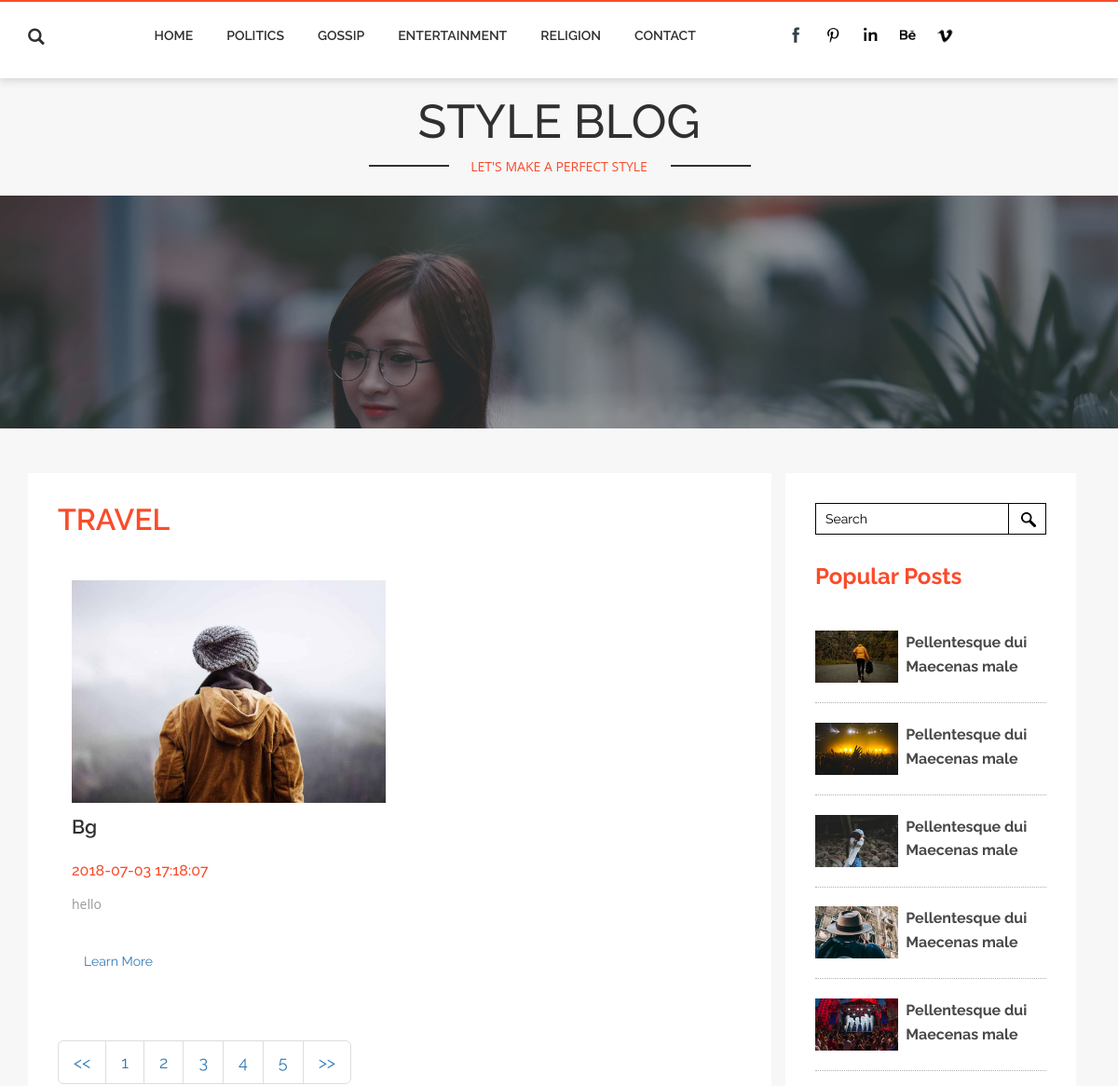
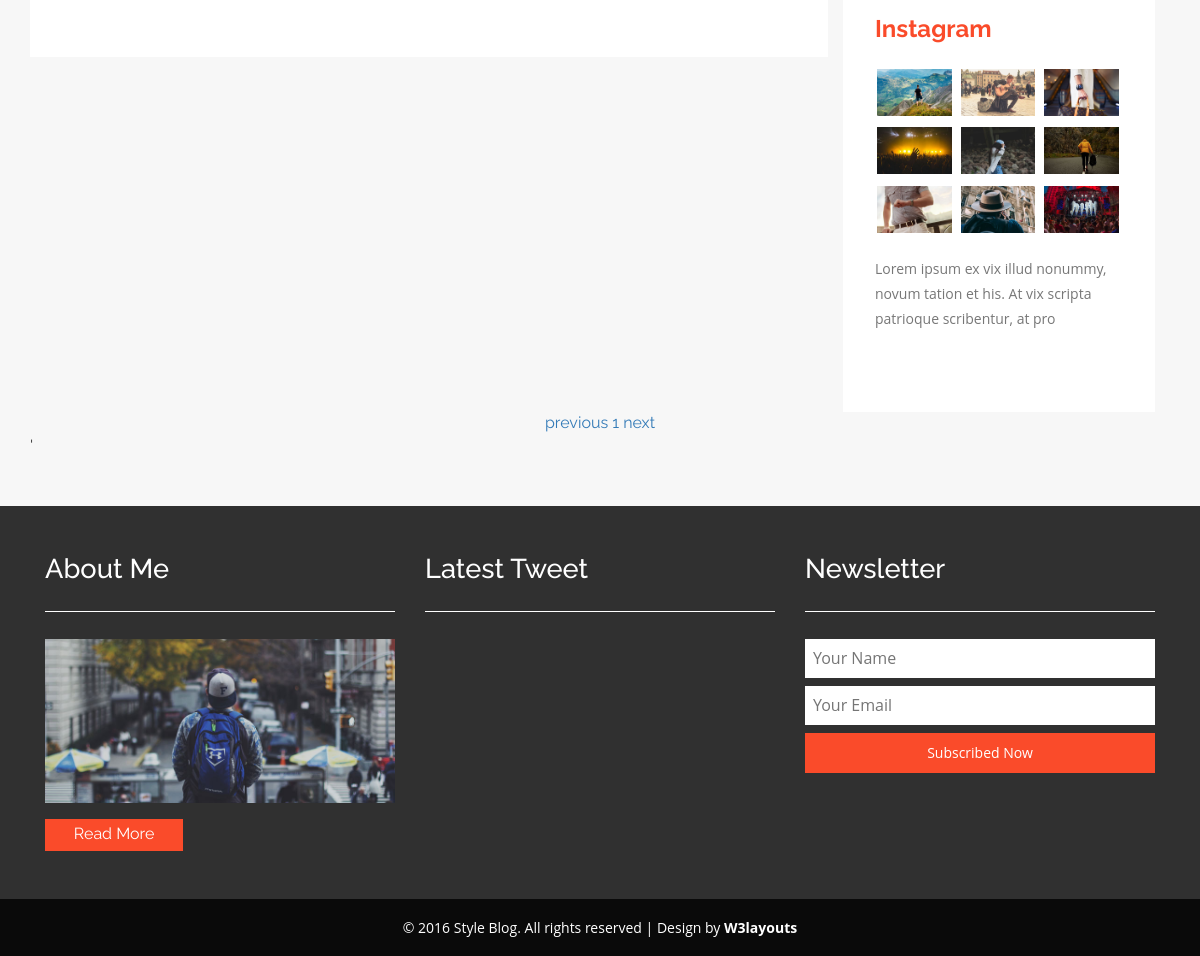
Screenshot of /page.php?id=1 with the database file from the repository (2 pictures, top to bottom).
### tables this page shows
CREATE TABLE `categorytbl` (
  `catid` int(11) NOT NULL,
  `category` text NOT NULL
);

CREATE TABLE `posttbl` (
  `postid` int(11) NOT NULL,
  `catid` int(11) NOT NULL,
  `post_img` text NOT NULL,
  `post_title` text NOT NULL,
  `post_content` text NOT NULL,
  `posted_by` text NOT NULL,
  `posted_date` text NOT NULL
);

### page.php (the view, shortened to what this page needs)
<?php
include('admin/dbconnect.php');
?>
<!DOCTYPE HTML>
<html>
<head>
<link href="css/bootstrap.css" rel='stylesheet' type='text/css' />
<link href="css/style.css" rel='stylesheet' type='text/css' />
<link href="css/animate.min.css" rel="stylesheet">
</head>
<body>
<div class="header" id="ban">
		<div class="container">
			<div class="head-left wow fadeInLeft animated animated" data-wow-delay=".5s" style="visibility: visible; animation-delay: 0.5s; animation-name: fadeInLeft;">
				<div class="header-search">
						<div class="search">
							<label class="icon-search" for="search_box"><span class="glyphicon glyphicon-search" aria-hidden="true"></span></label>
						</div>
				</div>
			</div>
			<div class="header_right wow fadeInLeft animated animated" data-wow-delay=".5s" style="visibility: visible; animation-delay: 0.5s; animation-name: fadeInLeft;">
			<nav class="navbar navbar-default">
				<div class="collapse navbar-collapse nav-wil" id="bs-example-navbar-collapse-1">
					<nav class="link-effect-7" id="link-effect-7">
						<ul class="nav navbar-nav">
							<li class=""><a href="index.php">Home</a></li>
							<?php
							$qry="SELECT * FROM categorytbl";
							$run= mysqli_query($conn, $qry);
							while($row = mysqli_fetch_array($run)){
								$cid = $row['catid'];
								$cat = $row['category'];
								echo "<li><a href='page.php?id=$cid'>$cat</a></li>";
							}
							?>
							<li class=""><a href="contact.php">Contact</a></li>
						</ul>
					</nav>
				</div>
			</nav>
			</div>
			<div class="nav navbar-nav navbar-right social-icons wow fadeInRight animated animated" data-wow-delay=".5s" style="visibility: visible; animation-delay: 0.5s; animation-name: fadeInRight;">
					<ul>
						<li><a href="#"> </a></li>
						<li><a href="#" class="pin"> </a></li>
						<li><a href="#" class="in"> </a></li>
						<li><a href="#" class="be"> </a></li>
						<li><a href="#" class="vimeo"> </a></li>
					</ul>
				</div>
			<div class="clearfix"> </div>
		</div>
	</div>
	<div class="header-bottom">
		<div class="container">
			<div class="logo">
				<h1><a href="index.html">STYLE BLOG</a></h1>
				<p><label class="of"></label>LET'S MAKE A PERFECT STYLE<label class="on"></label></p>
			</div>
		</div>
	</div>
<div class="banner-1">
</div>
	<div class="technology">
	<div class="container">
		<div class="col-md-9 technology-left">
			<div class="blog">
			<h2 class="w3">TRAVEL</h2>
			<div class="blog-grids1">
				<?php
								$per_page=1;
								if(isset($_GET['page'])){
									$page = $_GET['page'];
								}
								else {
									$page = 1;
								}
								$start_from =($page-1) * $per_page;
			$id=$_GET['id'];
			$qry="SELECT * FROM posttbl where catid = '$id'  Order by 1 DESC LIMIT $start_from, $per_page";
			$run= mysqli_query($conn, $qry);
			while($row = mysqli_fetch_array($run))
			{
				$post_img = $row['post_img'];
				$post_title = $row['post_title'];
				$post_content = $row['post_content'];
				$posted_date = $row['posted_date'];
				echo"
			<div class='col-md-6 blog-grid'>
					<div class='blog-grid-left1'>
						<a href='#'><img src='admin/post_image/$post_img' alt=' ' class='img-responsive'></a>
					</div>
					<div class='blog-grid-right1'>
						<a href='#'>$post_title</a>
						<h4>$posted_date</h4>
						<p>$post_content</p>
					</div>
					<div class='clearfix'> </div>
					<div class='more m1'>
						<a class='btn effect6' href='singlepage.html'>Learn More</a>
					</div>
				</div>
			";
			}
			?>
				<div class="clearfix"></div>
			</div>
			<nav class="paging">
				<ul class="pagination pagination-lg">
					<li><a href="#" aria-label="Previous"><span aria-hidden="true"><<</span></a></li>
					<li><a href="#">1</a></li>
					<li><a href="#">2</a></li>
					<li><a href="#">3</a></li>
					<li><a href="#">4</a></li>
					<li><a href="#">5</a></li>
					<li><a href="#" aria-label="Next"><span aria-hidden="true">>></span></a></li>
				</ul>
			</nav>
	</div>
		</div>
		<div class="col-md-3 technology-right">
				<div class="blo-top1">
					<div class="tech-btm">
					<div class="search-1">
							<form action="#" method="post">
								<input type="search" name="Search" value="Search" onfocus="this.value = '';" onblur="if (this.value == '') {this.value = 'Search';}" required="">
								<input type="submit" value=" ">
							</form>
						</div>
					<h4>Popular Posts </h4>
						<div class="blog-grids">
							<div class="blog-grid-left">
								<a href="singlepage.html"><img src="images/t2.jpg" class="img-responsive" alt=""></a>
							</div>
							<div class="blog-grid-right">
								<h5><a href="singlepage.html">Pellentesque dui Maecenas male</a> </h5>
							</div>
							<div class="clearfix"> </div>
						</div>
						<div class="blog-grids">
							<div class="blog-grid-left">
								<a href="singlepage.html"><img src="images/m2.jpg" class="img-responsive" alt=""></a>
							</div>
							<div class="blog-grid-right">
								<h5><a href="singlepage.html">Pellentesque dui Maecenas male</a> </h5>
							</div>
							<div class="clearfix"> </div>
						</div>
						<div class="blog-grids">
							<div class="blog-grid-left">
								<a href="singlepage.html"><img src="images/f2.jpg" class="img-responsive" alt=""></a>
							</div>
							<div class="blog-grid-right">
								<h5><a href="singlepage.html">Pellentesque dui Maecenas male</a> </h5>
							</div>
							<div class="clearfix"> </div>
						</div>
						<div class="blog-grids">
							<div class="blog-grid-left">
								<a href="singlepage.html"><img src="images/t3.jpg" class="img-responsive" alt=""></a>
							</div>
							<div class="blog-grid-right">
								<h5><a href="singlepage.html">Pellentesque dui Maecenas male</a> </h5>
							</div>
							<div class="clearfix"> </div>
						</div>
						<div class="blog-grids">
							<div class="blog-grid-left">
								<a href="singlepage.html"><img src="images/m3.jpg" class="img-responsive" alt=""></a>
							</div>
							<div class="blog-grid-right">
								<h5><a href="singlepage.html">Pellentesque dui Maecenas male</a> </h5>
							</div>
							<div class="clearfix"> </div>
						</div>
						<div class="insta">
					<h4>Instagram</h4>
						<ul>
							<li><a href="singlepage.html"><img src="images/t1.jpg" class="img-responsive" alt=""></a></li>
							<li><a href="singlepage.html"><img src="images/m1.jpg" class="img-responsive" alt=""></a></li>
							<li><a href="singlepage.html"><img src="images/f1.jpg" class="img-responsive" alt=""></a></li>
							<li><a href="singlepage.html"><img src="images/m2.jpg" class="img-responsive" alt=""></a></li>
							<li><a href="singlepage.html"><img src="images/f2.jpg" class="img-responsive" alt=""></a></li>
							<li><a href="singlepage.html"><img src="images/t2.jpg" class="img-responsive" alt=""></a></li>
							<li><a href="singlepage.html"><img src="images/f3.jpg" class="img-responsive" alt=""></a></li>
							<li><a href="singlepage.html"><img src="images/t3.jpg" class="img-responsive" alt=""></a></li>
							<li><a href="singlepage.html"><img src="images/m3.jpg" class="img-responsive" alt=""></a></li>
						</ul>
					</div>
					<p>Lorem ipsum ex vix illud nonummy, novum tation et his. At vix scripta patrioque scribentur, at pro</p>
					<div class="twt">
						<iframe id="twitter-widget-0" scrolling="no" frameborder="0" allowtransparency="true" class="twitter-hashtag-button twitter-hashtag-button-rendered twitter-tweet-button" title="Twitter Tweet Button" src="https://platform.twitter.com/widgets/tweet_button.b7de008f493a5185d8df1aedd62d77c6.en.html#button_hashtag=TwitterStories&amp;dnt=false&amp;id=twitter-widget-0&amp;lang=en&amp;original_referer=https%3A%2F%2Fp.w3layouts.com%2Fdemos%2Fduplex%2Fweb%2F&amp;size=l&amp;time=1467721486626&amp;type=hashtag" style="position: static; visibility: visible; width: 166px; height: 28px;" data-hashtag="TwitterStories"></iframe>
					</div>
					</div>
				</div>
		</div>
		<?php include("pagenation.php");?>
	</div>
</div>
<div class="footer">
		<div class="container">
			<div class="col-md-4 footer-left">
				<h4>About Me</h4>
				<img src="images/t4.jpg" class="img-responsive" alt="">
					<div class="bht1">
						<a href="#">Read More</a>
					</div>
			</div>
			<div class="col-md-4 footer-middle">
			<h4>Latest Tweet</h4>
			</div>
			<div class="col-md-4 footer-right">
				<h4>Newsletter</h4>
						<div class="name">
							<form action="#" method="post">
								<input type="text" placeholder="Your Name" required="">
								<input type="text" placeholder="Your Email" required="">
								<input type="submit" value="Subscribed Now">
							</form>
						</div>
			</div>
			<div class="clearfix"></div>
		</div>
	</div>
	<div class="copyright">
				<div class="container">
					<p>© 2016 Style Blog. All rights reserved | Design by <a href="http://w3layouts.com/">W3layouts</a></p>
				</div>
			</div>
</body>
</html>

### rows the page displays
categorytbl: category "POLITICS"
categorytbl: category "GOSSIP"
categorytbl: category "ENTERTAINMENT"
categorytbl: category "RELIGION"
posttbl: post_img (picture), post_title "Bg", posted_date "2018-07-03 17:18:07", post_content "hello"
